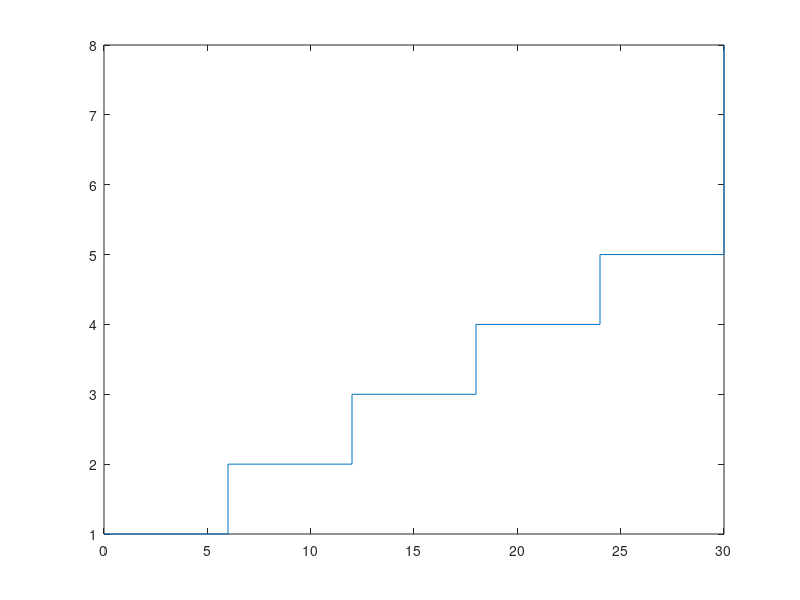

The MATLAB source for this figure:
% sz = size(H);
% for i=1:1:sz(2)
%     for j=1:1:i
%         HH(i) = sum(H(1:i));
%     end
% end
% hh1 = [5.1,11.4,19.9,24.7,30];
% vs1 = [150,205,350,250,350];
% 
% hh1 = HH;
% vs1 = VS;
% hh1 = [0,hh1];
% vs1 = [vs1,vs1(end)];
% plot(hh1,vs1)
% stairs(hh1,vs1)
% scatter(hh1,vs1)

clear;
clc;

H_all(1) = 2;
H_all_sum(1) = H_all(1);
L = 10;
for i =1:1:L
    H_all(i) = 3;
    H_all_sum(i) = sum(H_all(1:i));
end

Vs = [1,1,2,2,3,3,4,4,5,5,8];

stairs([0,H_all_sum],Vs)

